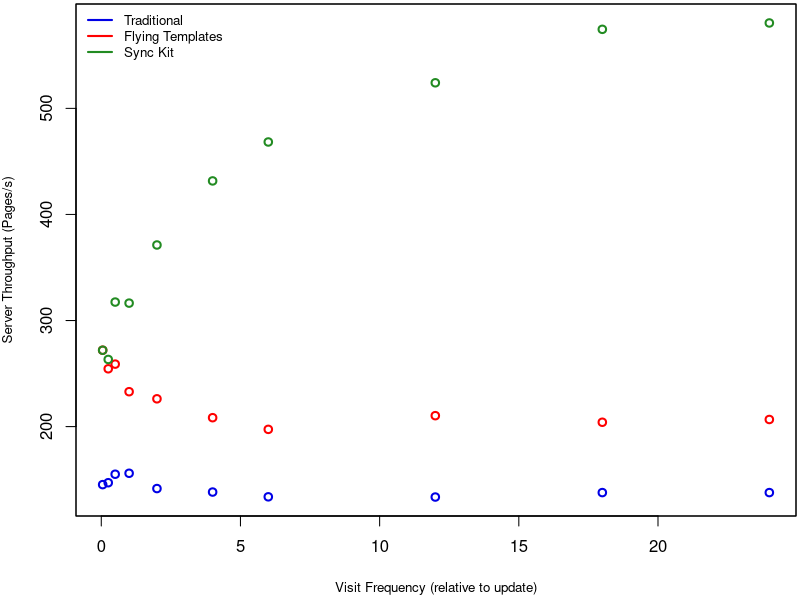

The R source for this figure:

# ============================================================================
# PLOT 3
# Create a line graph of measured server throughput
# ----------------------------------------------------------------------------
# Parameters
#
# file,highest_rate,attempted_rate,avg_data
# test_freq_12_per_day_traditional.txt,133.600000,135,159456.000000
# test_freq_2_per_day_tokyo.txt,226.200000,193,61086.000000
# test_freq_24_per_day_synckit.txt,580.500000,503,13365.000000
#
# ============================================================================

tp <- read.csv("apache.csv",
    header=T,
    dec='.',
    na.strings=c('XXXXXXX')
)

# Aggregate across all the merged CSV file (this file should contain all 3)

# Average the data across each strategy
tpAgg <- aggregate(tp, 
                   by=list(tp$file, tp$strategy), 
                   FUN=mean, 
                   na.rm=TRUE)

plot_colors <- c(rgb(r=0.0,g=0.0,b=0.9), "red", "forestgreen")

# Start PDF device driver to save output to figure.pdf
pdf(file="throughput.pdf", height=3.5, width=5)

# Trim off excess margin space (bottom, left, top, right)par(mar=c(4.2, 3.8, 0.2, 0.2))
par(mar=c(4.2, 3.8, 0.2, 0.2))


# Graph autos using a y axis that uses the full range of value
# in autos_data. Label axes with smaller font and use larger 
# line widths.
plot(
    x=tpAgg[tpAgg$Group.2 == "Traditional",]$freq, 
    y=tpAgg[tpAgg$Group.2 == "Traditional",]$highest_rate, 
    type="p", 
       col=plot_colors[1], 
       ylim=range(tpAgg$highest_rate), 
       ann=T, 
       xlab="Visit Frequency (relative to update)",
       ylab="Server Throughput (Pages/s)", 
       cex.lab=0.8, 
       lwd=2
)

# # Make x axis tick marks without labels
# axis(1, lab=F)
# 
# # Plot y axis with smaller horizontal labels 
# axis(1, at=points[seq(7, length(points), 7)], lab=points[seq(7, length(points), 7)])
# axis(2, las=1, cex.axis=0.8)

# Create box around plot
box()
# 
# # Graph FT with thicker red dashed line
lines(
    tpAgg[tpAgg$Group.2 == "Flying Templates",]$freq,
    tpAgg[tpAgg$Group.2 == "Flying Templates",]$highest_rate,
    type="p", 
    lty=1, 
    lwd=2, 
    col=plot_colors[2]
)
# 
# # Graph SK with thicker green dotted line
lines(
    tpAgg[tpAgg$Group.2 == "Sync Kit",]$freq,
    tpAgg[tpAgg$Group.2 == "Sync Kit",]$highest_rate,
    type="p", 
    lty=1, 
    lwd=2, 
    col=plot_colors[3]
)

# Create a legend in the top-left corner that is slightly  
# smaller and has no border
legend("topleft", c("Traditional", "Flying Templates", "Sync Kit"), cex=0.8, col=plot_colors, 
   lty=1, lwd=2, bty="n");
  
# Turn off device driver (to flush output to PDF)
dev.off()


# Restore default margins
par(mar=c(5, 4, 4, 2) + 0.1)

